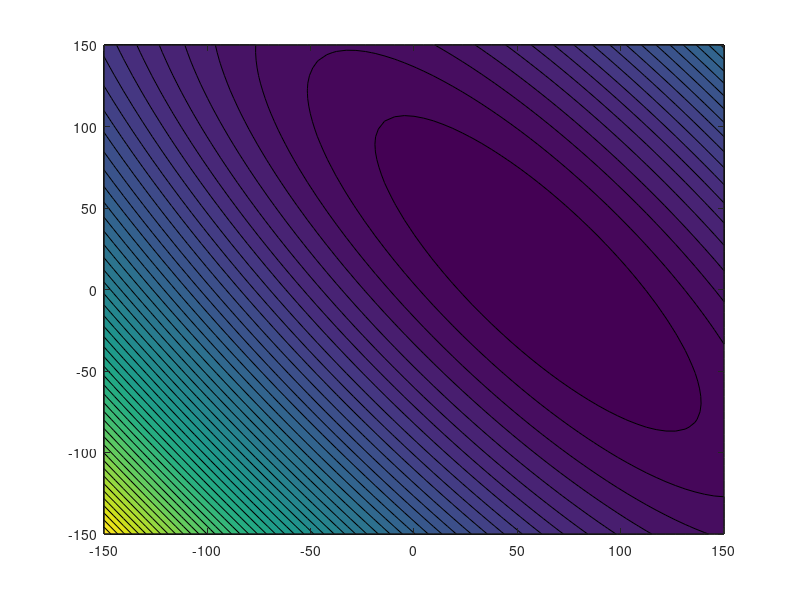

The MATLAB script that drew this image: (Note: this script raises an error after producing the figure.)
% testing linear regression
clear 
close all

a = .001;
Y = [0 1+a; 1  1+2*a ; 1  1+3*a];
%Y = randn(3,2);

w = [10; 60];

c = Y*w + randn(3,1)*1e0;

F = @(x) 0.5*norm(Y*x-c)^2;

n = 65;
f = zeros(n,n);
t = linspace(-150,150,n);
for i=1:n
    for j=1:n
        x = [t(i);t(j)];
        f(i,j) = F(x);
    end
end

contourf(t,t,f,50)
w0 = [-100;100];
[w,rho,eta,W] = steepestDescent(Y,c,20,w0);
hold on
plot(W(1,:),W(2,:),'.r','markersize',15)
plot(W(1,:),W(2,:),'r')
hold off



if 1
    [w,rho,eta,W] = cgls(Y,c,3,w0);
    hold on
    plot(W(1,:),W(2,:),'.g','markersize',15)
    plot(W(1,:),W(2,:),'g')
    hold off
end
    